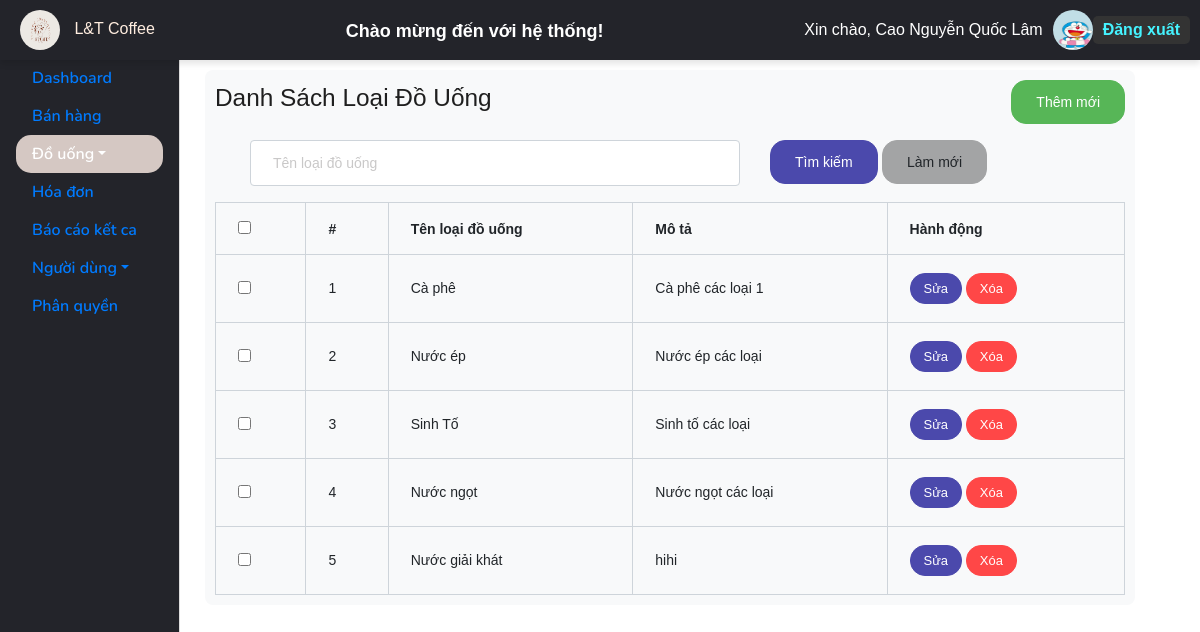
/UI/index_drinkcategories.php (signed in), run on the app's committed database.
### tables this page shows
CREATE TABLE `users` (
  `UserID` int(11) NOT NULL,
  `FullName` varchar(255) DEFAULT NULL,
  `PhoneNumber` varchar(255) DEFAULT NULL,
  `UserImage` varchar(255) DEFAULT NULL,
  `Gender` varchar(255) DEFAULT NULL,
  `Username` varchar(255) DEFAULT NULL,
  `AccountName` varchar(255) DEFAULT NULL,
  `Password` varchar(255) DEFAULT NULL,
  `UserCategoryID` int(11) DEFAULT NULL,
  `Email` varchar(100) NOT NULL,
  `Address` varchar(255) NOT NULL
);

CREATE TABLE `drinkcategories` (
  `DrinkCategoryID` int(11) NOT NULL,
  `DrinkCategoryName` varchar(255) DEFAULT NULL,
  `DrinkCategoryDescription` varchar(255) DEFAULT NULL
);

### UI/index_drinkcategories.php (the view, shortened to what this page needs)
<?php
require_once("includes/session_user.php");
$drinkCategoryName = isset($_GET['drinkCategoryName']) ? $_GET['drinkCategoryName'] : '';
$query = "SELECT * FROM DrinkCategories WHERE DrinkCategoryName LIKE ?";
$stmt = $conn->prepare($query);
$searchTerm = "%" . $drinkCategoryName . "%";
$stmt->bind_param('s', $searchTerm);
$stmt->execute();
$result = $stmt->get_result();
$drinkCategories = $result->fetch_all(MYSQLI_ASSOC);
?>
<!DOCTYPE html>
<html lang="en">
<head>
    <link rel="stylesheet" href="https://stackpath.bootstrapcdn.com/bootstrap/4.5.2/css/bootstrap.min.css">
</head>
<body>
    <?php include("includes/_layoutAdmin.php"); ?>
    <div class="container mt-4">
        <form action="" method="GET" class="form-section">
            <div class="d-flex justify-content-between align-items-center mb-3">
                <h3>Danh Sách Loại Đồ Uống</h3>
                <a href="create_drink_category.php" class="btn btn-success">Thêm mới</a>
            </div>
            <div class="row mb-3">
                <div class="col">
                    <input class="form-control" type="text" name="drinkCategoryName" placeholder="Tên loại đồ uống" value="<?= htmlspecialchars($drinkCategoryName) ?>">
                </div>
                <div class="col">
                    <button type="submit" class="btn btn-primary">Tìm kiếm</button>
                    <button type="button" class="btn btn-secondary" onclick="resetPage();">Làm mới</button>
                </div>
            </div>
            <table class="table table-bordered">
                <thead>
                    <tr>
                        <th><input type="checkbox" id="SelectAll"></th>
                        <th>#</th>
                        <th>Tên loại đồ uống</th>
                        <th>Mô tả</th>
                        <th>Hành động</th>
                    </tr>
                </thead>
                <tbody>
    <?php if (empty($drinkCategories)): ?>
        <tr>
            <td colspan="5" class="text-center">Không có dữ liệu</td>
        </tr>
    <?php else: ?>
        <?php foreach ($drinkCategories as $index => $item): ?>
            <tr data-id="<?= $item['DrinkCategoryID'] ?>">
                <td><input type="checkbox" class="user-checkbox" data-id="<?= $item['DrinkCategoryID'] ?>"></td>
                <td><?= $index + 1 ?></td>
                <td><?= htmlspecialchars($item['DrinkCategoryName']) ?></td>
                <td><?= htmlspecialchars($item['DrinkCategoryDescription']) ?></td>
                <td>
                    <a href="edit_drink_category.php?id=<?= $item['DrinkCategoryID'] ?>" class="btn btn-sm btn-primary">Sửa</a>
                    <a href="#" class="btn btn-sm btn-danger btnDelete" data-id="<?= $item['DrinkCategoryID'] ?>">Xóa</a>
                </td>
            </tr>
        <?php endforeach; ?>
    <?php endif; ?>
</tbody>
            </table>
        </form>
    </div>
</body>
</html>

### UI/includes/_layoutAdmin.php (shortened to what this page needs)
<?php
include("includes/connectSQL.php");
$userID = isset($_COOKIE['UserID']) ? $_COOKIE['UserID'] : null;
$usercategoriesID = null;
if ($userID) {
    $queryCategory = " SELECT users.FullName, users.UserImage, usercategories.UserCategoryName
                        FROM users
                        JOIN usercategories ON users.UsercategoryID = usercategories.UsercategoryID
                        WHERE users.UserID = ?";
    $stmt = $conn->prepare($queryCategory);
    $stmt->bind_param("i", $userID);
    $stmt->execute();
    $resultCategory = $stmt->get_result();
    $userCategory = $resultCategory->fetch_assoc();
    $usercategoriesID = $userCategory['UserCategoryName'];
    $validRoles = ["Quản Lý", "Thu Ngân"];
}
?>
<!DOCTYPE html>
<html lang="en">
<head>
    <link href="https://cdn.jsdelivr.net/npm/bootstrap-icons/font/bootstrap-icons.css" rel="stylesheet">
    <link rel="stylesheet" href="../UI/vendors/feather/feather.css">
    <link rel="stylesheet" href="../UI/vendors/ti-icons/css/themify-icons.css">
    <link rel="stylesheet" href="../UI/vendors/css/vendor.bundle.base.css">
    <link rel="stylesheet" href="../UI/vendors/select2/select2.min.css">
    <link rel="stylesheet" href="../UI/vendors/select2-bootstrap-theme/select2-bootstrap.min.css">
    <link rel="stylesheet" href="../UI/vendors/datatables.net-bs4/dataTables.bootstrap4.css">
    <link rel="stylesheet" href="../UI/css/vertical-layout-light/style.css">
    <link rel="stylesheet" href="https://cdn.jsdelivr.net/npm/sweetalert2@10/dist/sweetalert2.min.css">
</head>
<body>
<div class="sidebar">
    <nav class="nav flex-column">
        <a class="nav-link" href=""></a>
        <?php
            $isActive = basename($_SERVER['PHP_SELF']) == 'index_admin.php' ? 'active' : '';
            if (in_array($usercategoriesID, ["Quản Lý"])): ?>
            <a class="nav-link <?= $isActive ?>" href="index_admin.php" >Dashboard</a>
        <?php endif; ?>
        <?php
            $isActive = basename($_SERVER['PHP_SELF']) == 'dashboard.php' ? 'active' : '';
            if (in_array(strtolower($usercategoriesID), array_map('strtolower', $validRoles))): ?>
            <a class="nav-link <?= $isActive ?>" href="dashboard.php">Bán hàng</a>
        <?php endif; ?>
        <?php
            $isActive = basename($_SERVER['PHP_SELF']) == 'index_drink.php' || basename($_SERVER['PHP_SELF']) == 'index_drinkcategories.php' ? 'active' : '';
            if (in_array($usercategoriesID, ["Quản Lý"])): ?>
            <a class="nav-link dropdown-toggle <?= $isActive ?>" id="drinkDropdown" role="button" data-bs-toggle="dropdown" aria-expanded="false">Đồ uống</a>
        <?php endif; ?>
        <?php
            $isActive = basename($_SERVER['PHP_SELF']) == 'index_bills.php' ? 'active' : '';
            if (in_array(strtolower($usercategoriesID), array_map('strtolower', $validRoles))): ?>
            <a class="nav-link <?= $isActive ?>" href="index_bills.php">Hóa đơn</a>
        <?php endif; ?>
        <?php
            $isActive = basename($_SERVER['PHP_SELF']) == 'danhsach.php' ? 'active' : '';
            if (in_array($usercategoriesID, ["Quản Lý"])): ?>
            <a class="nav-link <?= $isActive ?>" href="danhsach.php">Báo cáo kết ca</a>
            <a class="nav-link dropdown-toggle" <?= $isActive ?>id="userDropdown" role="button" data-bs-toggle="dropdown" aria-expanded="false">Người dùng</a>
            <a class="nav-link" href="index_authorizations.php">Phân quyền</a>
        <?php endif; ?>
    </nav>
</div>
<div class="main-header">
    <?php if ($userID): ?>
        <div class="user-info">
            <div class="logo">
                <img src="images/lt.jpg" alt="logo" class="logo-image">
                <span class="brand-name" style="color: #FFEDDF;">L&T Coffee</span>
            </div>
            <h4 class="welcome-message" id="welcomeMessage">Chào mừng đến với hệ thống!</h4>
            <span>Xin chào, <?= htmlspecialchars($userCategory['FullName']) ?></span>
            <a href="profile.php">
                <img src="images/users/<?= !empty($userCategory['UserImage']) ? htmlspecialchars($userCategory['UserImage']) : 'avatar.jpg' ?>" alt="profile">
            </a>
            <a class="logout-btn" href="login.php">Đăng xuất</a>
        </div>
    <?php endif; ?>
</div>
</body>
</html>

### UI/index_drinkcategories.php (style rules this page uses)
.container { max-width: 900px; margin-top: 20px; }
.form-section { width: 100%; padding: 10px; margin: 70px; background-color: #f8f9fa; border-radius: 8px; }
.btnDelete { cursor: pointer; }

### UI/includes/_layoutAdmin.php (style rules this page uses)
body { font-family: Arial, sans-serif; margin: 0; padding: 0; overflow-x: hidden; }
.sidebar { position: fixed; top: 0; left: 0; height: 100vh; width: 180px; background-color: #23242a; border-right: 1px solid #ddd; padding-top: 20px; z-index: 1000; }
.main-header { position: fixed; top: 0; left: 0; width: 100%; background-color: #23242a; color: white; padding: 10px; z-index: 1050; box-shadow: 0 4px 6px rgba(0, 0, 0, 0.1); }
.user-info { display: flex; justify-content: space-between; align-items: center; width: 100%; }
.user-info h4 { flex: 1; text-align: center; }
.user-info span, .user-info img { margin-left: 10px; }
.user-info img { width: 40px; height: 40px; border-radius: 50%; }
.logout-btn { color: #45f3ff; text-decoration: none; font-weight: bold; padding: 5px 10px; background-color: #333; border-radius: 5px; }
.nav-link.active { background-color: #D5C8C3; color: white; border-radius: 15px; }
.welcome-message { font-weight: bold; color: white; text-align: center; margin-top: 10px; display: inline-block; animation: fadeIn 1s ease-in-out forwards; }

### data on the page
users: FullName "Cao Nguyễn Quốc Lâm", UserImage (picture)
drinkcategories: DrinkCategoryName "Cà phê", DrinkCategoryDescription "Cà phê các loại 1"
drinkcategories: DrinkCategoryName "Nước ép", DrinkCategoryDescription "Nước ép các loại"
drinkcategories: DrinkCategoryName "Sinh Tố", DrinkCategoryDescription "Sinh tố các loại"
drinkcategories: DrinkCategoryName "Nước ngọt", DrinkCategoryDescription "Nước ngọt các loại"
drinkcategories: DrinkCategoryName "Nước giải khát", DrinkCategoryDescription "hihi"
